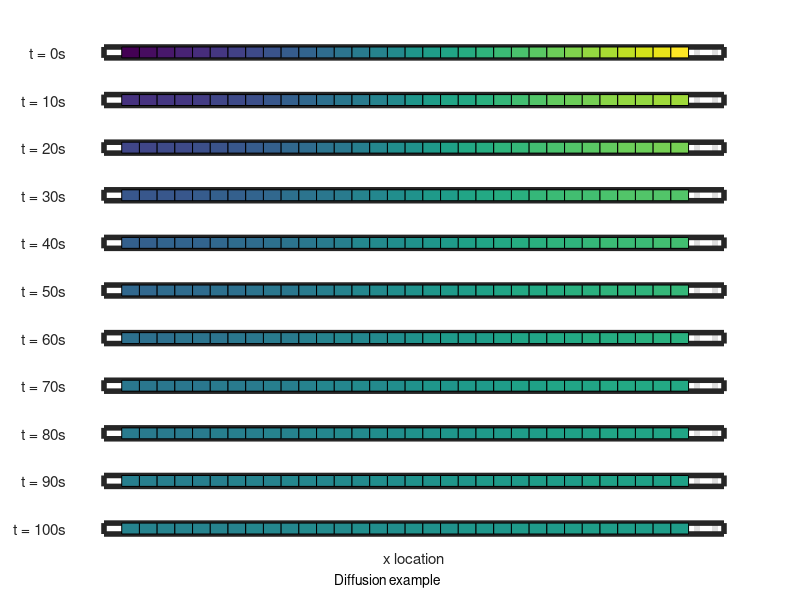

Source code (MATLAB):

c = 1:32; % initial concentration gradient (mol/(m^2*s))
D = 2;    % diffusivity (m^2/s)
dt = 0.1; % time step (s)
dx = 1;   % x step (m)
        
for k = 0:1000,
  % finite-difference diffusion using explicit method, central differences
  c = c + D*dt/(dx^2)*([c(2:end) c(end)] - 2*c + [c(1) c(1:end-1)]);

  % The MATLAB *plotting* code presented in the lesson does not work inside the Jupyter-notebook
  % Octave environment. Instead of using the "image" command, we need to "fill" individual boxes. 
  vertices = [0 0; 1 0; 1 1; 0 1];
  if mod(k,100) == 0, % plot a snapshot
    subplot(11,1,k/100+1); 
    for m = 1:length(c),
      fill(vertices(:,1)+m, vertices(:,2)-k/100,c(m)); hold on
    end
    caxis([1 32])  
    h = ylabel(sprintf('t = %gs      ',k*dt)); 
    set(gca,'ytick',[],'xticklabel',[],'ticklength',[0 0]); grid on
    set(gca,'xtick',1.5:1:100,'gridlinestyle','-','linewidth',4);
    set(h,'rotation',0,'horizontalalignment','right','verticalalignment','middle')
  end
end
xlabel('x location'); text(16,-14.25,'Diffusion example','horizontalalignment','center');

max(c) - min(c)
